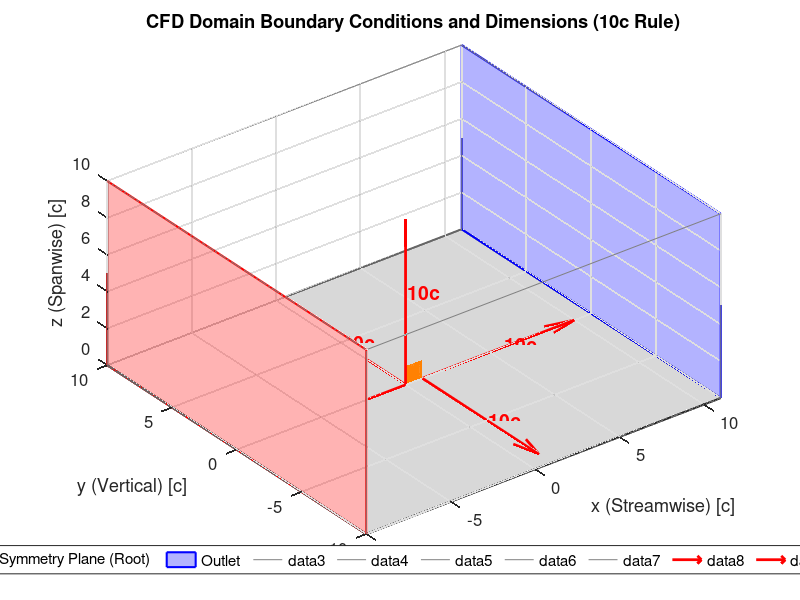
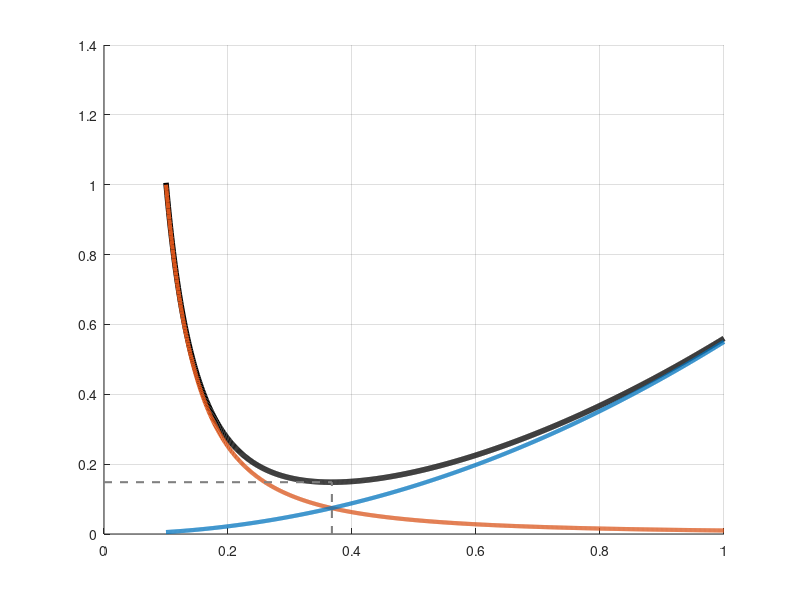

Write the MATLAB code that produced these figures, in order. (Note: this script raises an error after producing the figures.)
clear; clc; close all;

% =========================================================================
% FIGURE 1: 3D CFD DOMAIN WITH BOUNDARY CONDITIONS AND DIMENSIONS
% =========================================================================
figure('Color','w','Units','pixels','Position',[50 50 1100 800],'Name','Figure 1: 3D CFD Domain');
hold on; axis equal; view(3); grid on;
chord_val = 1; % Normalized chord for dimensioning

% Set domain size based on "10c" rule from LE/TE/Tip
up_dist = 10 * chord_val;   % Upstream of LE
down_dist = 10 * chord_val; % Downstream of TE
wing_span = 1 * chord_val;   % Physical span (e.g., c=1)
vert_dist = 10 * chord_val;  % Above/Below
far_dist = 10 * chord_val;   % Farfield (spanwise)

x_domain = [-up_dist, down_dist + chord_val];
y_domain = [-vert_dist, vert_dist];
z_domain = [0, far_dist];

% 1. Create a simplified, slightly thicker wing schematic
t = linspace(0, 2*pi, 80);
x_airfoil = (cos(t)+1)/2 * chord_val;
y_airfoil = 0.2*(0.2969*sqrt(x_airfoil/chord_val) - 0.1260*(x_airfoil/chord_val) - 0.3516*(x_airfoil/chord_val).^2 + 0.2843*(x_airfoil/chord_val).^3 - 0.1015*(x_airfoil/chord_val).^4);
[X, Z] = meshgrid(x_airfoil, [0 wing_span]);
[Y, ~] = meshgrid(y_airfoil, [0 wing_span]);
% Root color (Gray - on Symm wall)
patch(X(:,1), Y(:,1), Z(:,1), [0.6 0.6 0.6], 'EdgeColor', 'k', 'LineWidth', 1.5);
% Surface color (Orange)
surf(X, Y, Z, 'FaceColor', [1 0.5 0], 'EdgeColor', 'none', 'FaceAlpha', 0.9);

% 2. Create Domain Box Walls with requested colors
% Inlet (Red - Face at -up_dist)
patch([x_domain(1) x_domain(1) x_domain(1) x_domain(1)], [y_domain(1) y_domain(2) y_domain(2) y_domain(1)], [z_domain(1) z_domain(1) z_domain(2) z_domain(2)], ...
    [1 0 0], 'FaceAlpha', 0.3, 'EdgeColor', 'r', 'LineWidth', 1.5, 'DisplayName', 'Inlet');

% Symmetry Plane (Gray - Plane at z=0)
patch([x_domain(1) x_domain(2) x_domain(2) x_domain(1)], [y_domain(1) y_domain(1) y_domain(2) y_domain(2)], [z_domain(1) z_domain(1) z_domain(1) z_domain(1)], ...
    [0.7 0.7 0.7], 'FaceAlpha', 0.5, 'EdgeColor', [0.4 0.4 0.4], 'LineWidth', 1.5, 'DisplayName', 'Symmetry Plane (Root)');

% Outlet (Blue - Face at +down_dist+c)
patch([x_domain(2) x_domain(2) x_domain(2) x_domain(2)], [y_domain(1) y_domain(2) y_domain(2) y_domain(1)], [z_domain(1) z_domain(1) z_domain(2) z_domain(2)], ...
    [0 0 1], 'FaceAlpha', 0.3, 'EdgeColor', 'b', 'LineWidth', 1.5, 'DisplayName', 'Outlet');

% Wireframe of boundaries only for other walls
line([x_domain(1) x_domain(2) x_domain(2) x_domain(1) x_domain(1)], [y_domain(2) y_domain(2) y_domain(1) y_domain(1) y_domain(2)], [z_domain(2) z_domain(2) z_domain(2) z_domain(2) z_domain(2)], 'Color', [0.5 0.5 0.5]);
line([x_domain(1) x_domain(1)], [y_domain(1) y_domain(1)], [0 z_domain(2)], 'Color', [0.5 0.5 0.5]);
line([x_domain(2) x_domain(2)], [y_domain(1) y_domain(1)], [0 z_domain(2)], 'Color', [0.5 0.5 0.5]);
line([x_domain(1) x_domain(1)], [y_domain(2) y_domain(2)], [0 z_domain(2)], 'Color', [0.5 0.5 0.5]);
line([x_domain(2) x_domain(2)], [y_domain(2) y_domain(2)], [0 z_domain(2)], 'Color', [0.5 0.5 0.5]);

% 3. Draw Dimension Arrows and Labels (10c)
arr_color = 'r'; arr_width = 2; font_dim = 14;

% D1: Leading Edge to Inlet
quiver3(0,0,0, -up_dist, 0, 0, 'Color', arr_color, 'LineWidth', arr_width, 'MaxHeadSize', 0.1);
text(-up_dist/2, 0.2*chord_val, 0, '10c', 'Color', arr_color, 'FontSize', font_dim, 'FontWeight', 'bold');

% D2: Trailing Edge to Outlet
quiver3(chord_val,0,0, down_dist, 0, 0, 'Color', arr_color, 'LineWidth', arr_width, 'MaxHeadSize', 0.1);
text(chord_val + down_dist/2, 0.2*chord_val, 0, '10c', 'Color', arr_color, 'FontSize', font_dim, 'FontWeight', 'bold');

% D3: LE to Upper Sky
quiver3(0,0,0, 0, vert_dist, 0, 'Color', arr_color, 'LineWidth', arr_width, 'MaxHeadSize', 0.1);
text(0.1*chord_val, vert_dist/2, 0, '10c', 'Color', arr_color, 'FontSize', font_dim, 'FontWeight', 'bold');

% D4: TE to Ground
quiver3(chord_val,0,0, 0, -vert_dist, 0, 'Color', arr_color, 'LineWidth', arr_width, 'MaxHeadSize', 0.1);
text(chord_val+0.1*chord_val, -vert_dist/2, 0, '10c', 'Color', arr_color, 'FontSize', font_dim, 'FontWeight', 'bold');

% D5: LE to Farfield (spanwise)
quiver3(0,0,0, 0, 0, far_dist, 'Color', arr_color, 'LineWidth', arr_width, 'MaxHeadSize', 0.1);
text(0.1*chord_val, 0, far_dist/2, '10c', 'Color', arr_color, 'FontSize', font_dim, 'FontWeight', 'bold');

% Formatting Figure 1
title('CFD Domain Boundary Conditions and Dimensions (10c Rule)', 'FontSize', 18, 'FontWeight', 'bold');
xlabel('x (Streamwise) [c]', 'FontSize', 12); ylabel('y (Vertical) [c]', 'FontSize', 12); zlabel('z (Spanwise) [c]', 'FontSize', 12);
set(gca, 'FontSize', 12, 'LineWidth', 1.5);
lgd1 = legend('Location', 'southoutside', 'FontSize', 11, 'Orientation', 'horizontal');
axis([x_domain y_domain z_domain]);

% =========================================================================
% FIGURE 2: CONCEPTUAL AERODYNAMIC DRAG POLAR (With Wing and Proper Math)
% =========================================================================
figure('Color', 'w', 'Units', 'pixels', 'Position', [100 100 1100 700], 'Name', 'Figure 2: Drag Polar');
hold on; grid on;

% Create Normalized Data
V = linspace(0.1, 1.0, 1000);
Dp = 0.55 * V.^2;
Di = 0.01 ./ V.^2;
Dt = Dp + Di;

% Find Min Drag Point
[minD, idx] = min(Dt);
Vmd = V(idx);

% Plot Lines
p_tot = plot(V, Dt, 'k', 'LineWidth', 4, 'DisplayName', 'Total Drag');
p_ind = plot(V, Di, 'Color', [0.85 0.33 0.1], 'LineWidth', 3, 'DisplayName', 'Induced Drag');
p_par = plot(V, Dp, 'Color', [0 0.45 0.74], 'LineWidth', 3, 'DisplayName', 'Parasite Drag');

% Dashed lines for Vmd
plot([Vmd Vmd], [0 minD], 'Color', [0.5 0.5 0.5], 'LineStyle', '--', 'LineWidth', 1.5, 'HandleVisibility', 'off');
plot([0 Vmd], [minD minD], 'Color', [0.5 0.5 0.5], 'LineStyle', '--', 'LineWidth', 1.5, 'HandleVisibility', 'off');

% Proportionality Boxes (Fixed math formatting)
text(0.75, 0.30, '$D_p \propto V^2$', 'FontSize', 18, 'Color', [0 0.45 0.74], 'EdgeColor', [0 0.45 0.74], 'LineWidth', 2, ...
    'BackgroundColor', [1 1 1 0.8], 'Margin', 8, 'Interpreter', 'latex', 'FontWeight', 'bold');
text(0.25, 0.35, '$D_i \propto \frac{1}{V^2}$', 'FontSize', 18, 'Color', [0.85 0.33 0.1], 'EdgeColor', [0.85 0.33 0.1], 'LineWidth', 2, ...
    'BackgroundColor', [1 1 1 0.8], 'Margin', 8, 'Interpreter', 'latex', 'FontWeight', 'bold');

% --- NEW: Wing Schematic in Bottom Right ---
w_x = 0.70; w_y = 0.02; w_w = 0.25; w_h = 0.12;
annotation('rectangle', [w_x w_y w_w w_h], 'FaceColor', 'none', 'EdgeColor', [0.5 0.5 0.5]);
axes('Position', [w_x w_y w_w w_h], 'Visible', 'off'); hold on;
% Draw wing schematic (Top view)
patch([0.1 0.1 0.9 0.9], [0.3 0.7 0.7 0.3], [1 0.5 0], 'EdgeColor', 'k', 'LineWidth', 1);
plot([0.1 0.1], [0.2 0.8], 'Color', [0.6 0.6 0.6], 'LineWidth', 3); % Symm
line([0.9 0.9], [0.2 0.8], 'Color', [0.5 0.5 0.5]); % Tip
quiver(0.3, 0.5, 0.4, 0, 'Color', 'k', 'LineWidth', 1, 'MaxHeadSize', 1); % Airflow
text(0.4, 0.10, 'Root (Symm.)', 'HorizontalAlignment', 'right', 'FontSize', 10);
text(1.0, 0.10, 'Tip (Farfield)', 'HorizontalAlignment', 'left', 'FontSize', 10);
text(0.5, 0.90, 'Airflow V', 'HorizontalAlignment', 'center', 'FontSize', 10);
text(0.5, 0.50, 'WING', 'HorizontalAlignment', 'center', 'FontSize', 11, 'Color', 'k', 'FontWeight', 'bold');
% Revert to main axes
axes(gcf, 'CurrentAxes', findobj(gcf, 'Type', 'axes', 'Tag', 'MainAxesTag'));

% Formatting Figure 2
title('Conceptual Aerodynamic Drag Relationships', 'FontSize', 22, 'FontWeight', 'bold');
xlabel('Airspeed (V) $\rightarrow$', 'FontSize', 18, 'Interpreter', 'latex');
ylabel('Drag (D) $\rightarrow$', 'FontSize', 18, 'Interpreter', 'latex');
set(gca, 'XTick', [], 'YTick', [], 'Box', 'off', 'LineWidth', 1.5, 'Tag', 'MainAxesTag');
axis([0 1.05 0 0.55]);
text(Vmd, -0.02, '$V_{md}$', 'HorizontalAlignment', 'center', 'FontSize', 20, 'Interpreter', 'latex');
text(-0.02, minD, '$D_{min}$', 'HorizontalAlignment', 'right', 'FontSize', 20, 'Interpreter', 'latex');
lgd2 = legend('Location', 'northeast', 'FontSize', 14); lgd2.ItemTokenSize = [30 18]; lgd2.FontWeight = 'bold';

hold off;
